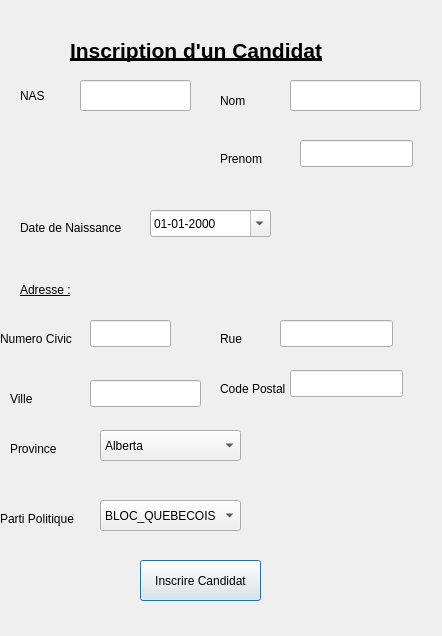
<?xml version="1.0" encoding="UTF-8"?>
<ui version="4.0">
 <class>inscriptionCandidatInterfaceClass</class>
 <widget class="QDialog" name="inscriptionCandidatInterfaceClass">
  <property name="geometry">
   <rect>
    <x>0</x>
    <y>0</y>
    <width>442</width>
    <height>636</height>
   </rect>
  </property>
  <property name="windowTitle">
   <string>inscriptionCandidatInterface</string>
  </property>
  <widget class="QLabel" name="label_3">
   <property name="geometry">
    <rect>
     <x>220</x>
     <y>150</y>
     <width>53</width>
     <height>17</height>
    </rect>
   </property>
   <property name="text">
    <string>Prenom</string>
   </property>
  </widget>
  <widget class="QLabel" name="label_10">
   <property name="geometry">
    <rect>
     <x>220</x>
     <y>330</y>
     <width>53</width>
     <height>17</height>
    </rect>
   </property>
   <property name="text">
    <string>Rue</string>
   </property>
  </widget>
  <widget class="QLineEdit" name="lineEdit_7">
   <property name="geometry">
    <rect>
     <x>290</x>
     <y>370</y>
     <width>113</width>
     <height>27</height>
    </rect>
   </property>
  </widget>
  <widget class="QLabel" name="label_8">
   <property name="geometry">
    <rect>
     <x>220</x>
     <y>380</y>
     <width>71</width>
     <height>17</height>
    </rect>
   </property>
   <property name="text">
    <string>Code Postal</string>
   </property>
  </widget>
  <widget class="QLineEdit" name="lineEdit_5">
   <property name="geometry">
    <rect>
     <x>280</x>
     <y>320</y>
     <width>113</width>
     <height>27</height>
    </rect>
   </property>
  </widget>
  <widget class="QLineEdit" name="lineEdit_3">
   <property name="geometry">
    <rect>
     <x>300</x>
     <y>140</y>
     <width>113</width>
     <height>27</height>
    </rect>
   </property>
  </widget>
  <widget class="QLabel" name="label_11">
   <property name="geometry">
    <rect>
     <x>70</x>
     <y>20</y>
     <width>291</width>
     <height>61</height>
    </rect>
   </property>
   <property name="text">
    <string>&lt;!DOCTYPE HTML PUBLIC &quot;-//W3C//DTD HTML 4.0//EN&quot; &quot;http://www.w3.org/TR/REC-html40/strict.dtd&quot;&gt;
&lt;html&gt;&lt;head&gt;&lt;meta name=&quot;qrichtext&quot; content=&quot;1&quot; /&gt;&lt;style type=&quot;text/css&quot;&gt;
p, li { white-space: pre-wrap; }
&lt;/style&gt;&lt;/head&gt;&lt;body style=&quot; font-family:'Noto Sans'; font-size:9pt; font-weight:400; font-style:normal;&quot;&gt;
&lt;table style=&quot;-qt-table-type: root; margin-top:4px; margin-bottom:4px; margin-left:4px; margin-right:4px;&quot;&gt;
&lt;tr&gt;
&lt;td style=&quot;border: none;&quot;&gt;
&lt;p style=&quot; margin-top:0px; margin-bottom:0px; margin-left:0px; margin-right:0px; -qt-block-indent:0; text-indent:0px;&quot;&gt;&lt;span style=&quot; font-size:16pt; font-weight:600; text-decoration: underline;&quot;&gt;Inscription d'un Candidat&lt;/span&gt;&lt;/p&gt;&lt;/td&gt;&lt;/tr&gt;&lt;/table&gt;&lt;/body&gt;&lt;/html&gt;</string>
   </property>
  </widget>
  <widget class="QPushButton" name="pushButton">
   <property name="geometry">
    <rect>
     <x>140</x>
     <y>560</y>
     <width>121</width>
     <height>41</height>
    </rect>
   </property>
   <property name="text">
    <string>Inscrire Candidat</string>
   </property>
  </widget>
  <widget class="QLabel" name="label">
   <property name="geometry">
    <rect>
     <x>20</x>
     <y>80</y>
     <width>61</width>
     <height>31</height>
    </rect>
   </property>
   <property name="text">
    <string>NAS</string>
   </property>
  </widget>
  <widget class="QLabel" name="label_6">
   <property name="geometry">
    <rect>
     <x>0</x>
     <y>330</y>
     <width>81</width>
     <height>17</height>
    </rect>
   </property>
   <property name="text">
    <string>Numero Civic</string>
   </property>
  </widget>
  <widget class="QLabel" name="label_2">
   <property name="geometry">
    <rect>
     <x>220</x>
     <y>90</y>
     <width>51</width>
     <height>21</height>
    </rect>
   </property>
   <property name="text">
    <string>Nom</string>
   </property>
  </widget>
  <widget class="QComboBox" name="comboBox">
   <property name="geometry">
    <rect>
     <x>100</x>
     <y>430</y>
     <width>141</width>
     <height>31</height>
    </rect>
   </property>
   <item>
    <property name="text">
     <string>Alberta</string>
    </property>
   </item>
   <item>
    <property name="text">
     <string>Colombie-Britannique</string>
    </property>
   </item>
   <item>
    <property name="text">
     <string>Ile-du-Prince-Edouard</string>
    </property>
   </item>
   <item>
    <property name="text">
     <string>Manitoba</string>
    </property>
   </item>
   <item>
    <property name="text">
     <string>Nouveau-Brunswick</string>
    </property>
   </item>
   <item>
    <property name="text">
     <string>Nouvelle-Ecosse</string>
    </property>
   </item>
   <item>
    <property name="text">
     <string>Nunavut</string>
    </property>
   </item>
   <item>
    <property name="text">
     <string>Ontario</string>
    </property>
   </item>
   <item>
    <property name="text">
     <string>Quebec</string>
    </property>
   </item>
   <item>
    <property name="text">
     <string>Saskatchewan</string>
    </property>
   </item>
   <item>
    <property name="text">
     <string>Terre-Neuve-et-Labrador</string>
    </property>
   </item>
   <item>
    <property name="text">
     <string>Territoires du Nord-Ouest</string>
    </property>
   </item>
   <item>
    <property name="text">
     <string>Yukon</string>
    </property>
   </item>
  </widget>
  <widget class="QLabel" name="label_4">
   <property name="geometry">
    <rect>
     <x>20</x>
     <y>220</y>
     <width>111</width>
     <height>16</height>
    </rect>
   </property>
   <property name="text">
    <string>Date de Naissance</string>
   </property>
  </widget>
  <widget class="QLabel" name="label_9">
   <property name="geometry">
    <rect>
     <x>10</x>
     <y>440</y>
     <width>53</width>
     <height>17</height>
    </rect>
   </property>
   <property name="text">
    <string>Province</string>
   </property>
  </widget>
  <widget class="QLabel" name="label_5">
   <property name="geometry">
    <rect>
     <x>20</x>
     <y>280</y>
     <width>61</width>
     <height>21</height>
    </rect>
   </property>
   <property name="text">
    <string>&lt;!DOCTYPE HTML PUBLIC &quot;-//W3C//DTD HTML 4.0//EN&quot; &quot;http://www.w3.org/TR/REC-html40/strict.dtd&quot;&gt;
&lt;html&gt;&lt;head&gt;&lt;meta name=&quot;qrichtext&quot; content=&quot;1&quot; /&gt;&lt;style type=&quot;text/css&quot;&gt;
p, li { white-space: pre-wrap; }
&lt;/style&gt;&lt;/head&gt;&lt;body style=&quot; font-family:'Noto Sans'; font-size:9pt; font-weight:400; font-style:normal;&quot;&gt;
&lt;table style=&quot;-qt-table-type: root; margin-top:4px; margin-bottom:4px; margin-left:4px; margin-right:4px;&quot;&gt;
&lt;tr&gt;
&lt;td style=&quot;border: none;&quot;&gt;
&lt;p style=&quot; margin-top:0px; margin-bottom:0px; margin-left:0px; margin-right:0px; -qt-block-indent:0; text-indent:0px;&quot;&gt;&lt;span style=&quot; text-decoration: underline;&quot;&gt;Adresse :&lt;/span&gt;&lt;/p&gt;&lt;/td&gt;&lt;/tr&gt;&lt;/table&gt;&lt;/body&gt;&lt;/html&gt;</string>
   </property>
  </widget>
  <widget class="QLineEdit" name="lineEdit_6">
   <property name="geometry">
    <rect>
     <x>90</x>
     <y>380</y>
     <width>111</width>
     <height>27</height>
    </rect>
   </property>
  </widget>
  <widget class="QComboBox" name="comboBox_2">
   <property name="geometry">
    <rect>
     <x>100</x>
     <y>500</y>
     <width>141</width>
     <height>31</height>
    </rect>
   </property>
   <item>
    <property name="text">
     <string>BLOC_QUEBECOIS</string>
    </property>
   </item>
   <item>
    <property name="text">
     <string>CONSERVATEUR</string>
    </property>
   </item>
   <item>
    <property name="text">
     <string>INDEPENDANT</string>
    </property>
   </item>
   <item>
    <property name="text">
     <string>LIBERAL</string>
    </property>
   </item>
   <item>
    <property name="text">
     <string>NOUVEAU_PARTI_DEMOCRATIQUE</string>
    </property>
   </item>
  </widget>
  <widget class="QLineEdit" name="lineEdit">
   <property name="geometry">
    <rect>
     <x>80</x>
     <y>80</y>
     <width>111</width>
     <height>31</height>
    </rect>
   </property>
  </widget>
  <widget class="QLineEdit" name="lineEdit_2">
   <property name="geometry">
    <rect>
     <x>290</x>
     <y>80</y>
     <width>131</width>
     <height>31</height>
    </rect>
   </property>
  </widget>
  <widget class="QLabel" name="label_12">
   <property name="geometry">
    <rect>
     <x>0</x>
     <y>510</y>
     <width>111</width>
     <height>17</height>
    </rect>
   </property>
   <property name="text">
    <string>Parti Politique</string>
   </property>
  </widget>
  <widget class="QLabel" name="label_7">
   <property name="geometry">
    <rect>
     <x>10</x>
     <y>390</y>
     <width>53</width>
     <height>17</height>
    </rect>
   </property>
   <property name="text">
    <string>Ville</string>
   </property>
  </widget>
  <widget class="QLineEdit" name="lineEdit_4">
   <property name="geometry">
    <rect>
     <x>90</x>
     <y>320</y>
     <width>81</width>
     <height>27</height>
    </rect>
   </property>
  </widget>
  <widget class="QDateEdit" name="dateEdit">
   <property name="geometry">
    <rect>
     <x>150</x>
     <y>210</y>
     <width>121</width>
     <height>27</height>
    </rect>
   </property>
   <property name="maximumDate">
    <date>
     <year>7937</year>
     <month>12</month>
     <day>31</day>
    </date>
   </property>
   <property name="minimumDate">
    <date>
     <year>1770</year>
     <month>1</month>
     <day>1</day>
    </date>
   </property>
   <property name="displayFormat">
    <string>dd-MM-yyyy</string>
   </property>
   <property name="calendarPopup">
    <bool>true</bool>
   </property>
  </widget>
 </widget>
 <layoutdefault spacing="6" margin="11"/>
 <resources/>
 <connections/>
</ui>
